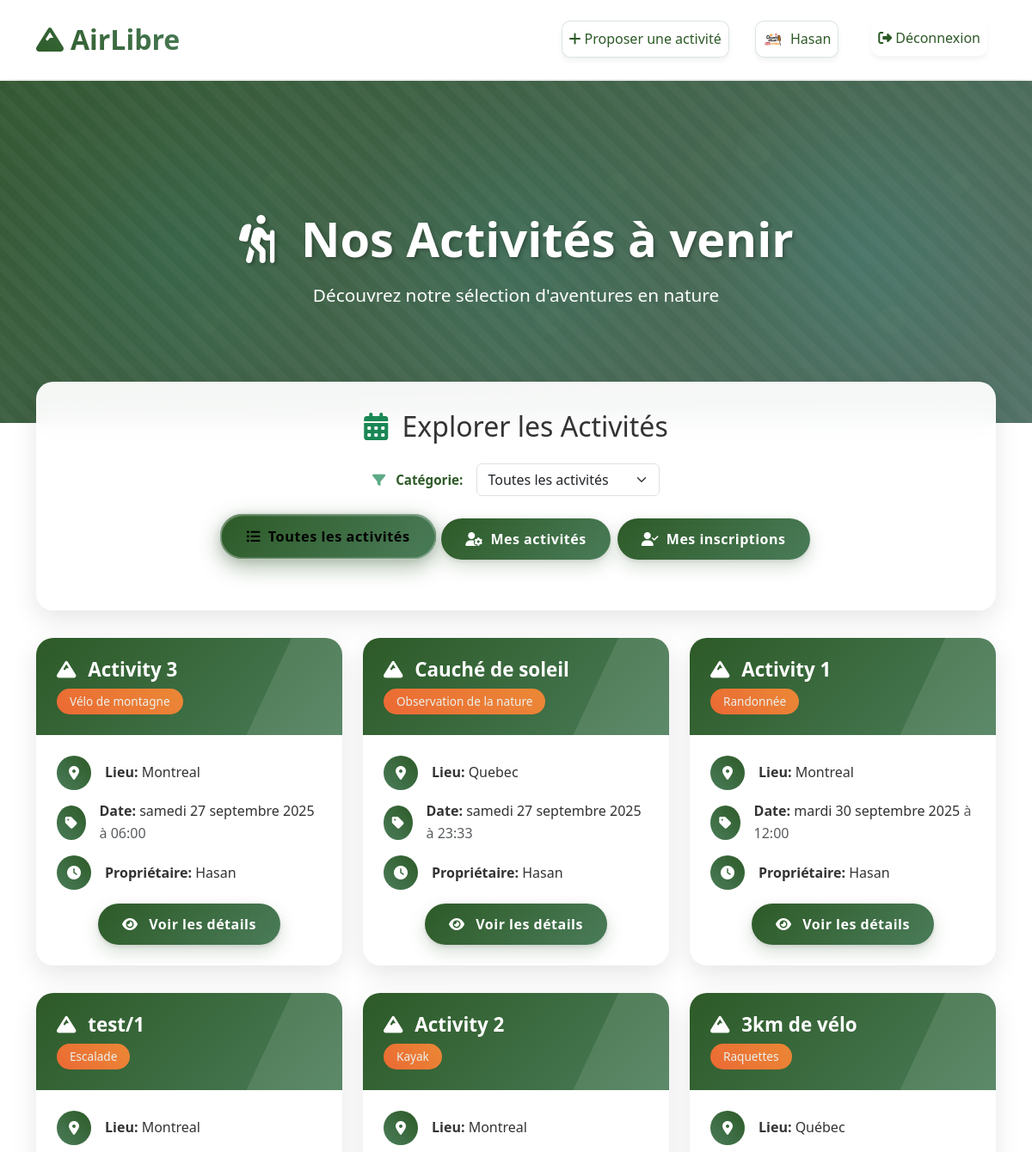
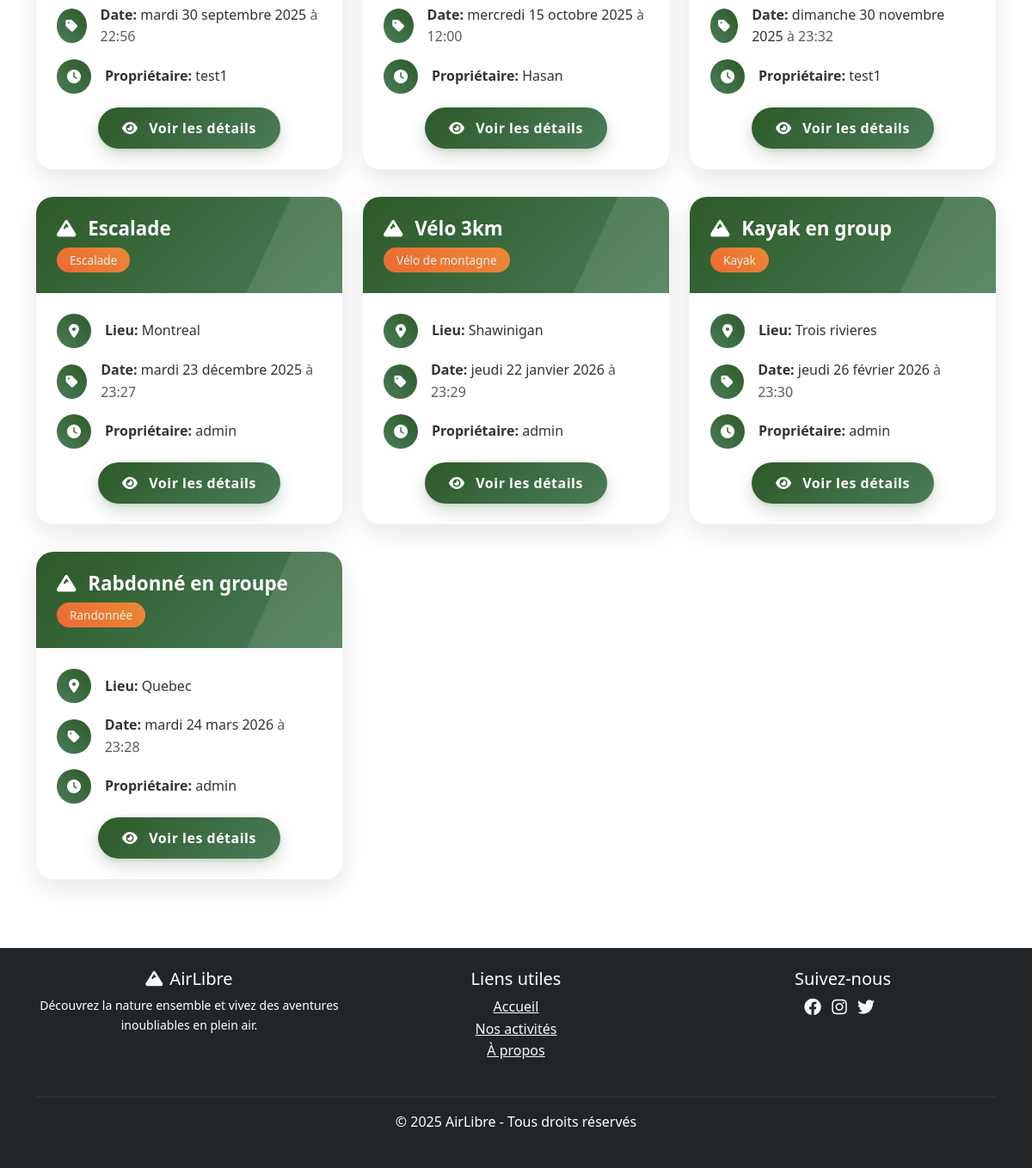
/activities/activity_list/ (signed in), run on the app's committed database (2 pictures, top to bottom).
### activities/models.py (models this page shows, shortened)
class User(AbstractUser):
    avatar = models.ImageField(
        upload_to=avatar_upload_path,
        blank=True,
        null=True,
        help_text="Téléchargez une image pour votre avatar (JPG, PNG, GIF ou WebP - 2MB max)",
        validators=[validate_avatar_extension, validate_avatar_size]
    )
    bio = models.TextField(
        verbose_name="Biographie",
        blank=True,
        null=True,
        help_text="Parlez-nous un peu de vous (optionnel).",
        max_length=500
    )
    class Meta:
        ordering = ['username']
        verbose_name = "Utilisateur"
        verbose_name_plural = "Utilisateurs"

class Activity(models.Model):
    title = models.CharField(
        verbose_name="Titre",
        blank=False,
        null=False,
        max_length=200,  # Ajout de max_length obligatoire pour CharField
       validators=[
              MinLengthValidator(5, "Le titre doit contenir au moins 5 caractères."),
              MaxLengthValidator(200, "Le titre doit contenir au plus 200 caractères.")
       ],
       error_messages={
           'blank': "Le titre ne peut pas être vide.",
       }
    )
    description = models.TextField(
            verbose_name="Description",
            blank=False,
            null=False,
            validators=[
                MinLengthValidator(10, "La description doit contenir au moins 10 caractères.")
            ],
            error_messages={
                'blank': "La description ne peut pas être vide.",
            }
        )
    location_city = models.CharField(
            verbose_name="Ville",
            max_length=100,
            validators=[
                MinLengthValidator(2, "La ville doit contenir au moins 2 caractères."),
            ],
            error_messages={
                'blank': "La ville ne peut pas être vide.",
                'max_length': "La ville ne peut pas dépasser 100 caractères.",
            }
        )
    start_time = models.DateTimeField(
            verbose_name="Date et heure de début",
            error_messages={
                'required': "La date et l'heure de début sont requises.",
            }
        )
    end_time = models.DateTimeField(
            verbose_name="Date et heure de fin",
            error_messages={
                'required': "La date et l'heure de fin sont requises.",
            }
        )
    proposer = models.ForeignKey(
            User,
            on_delete=models.CASCADE,
            related_name='proposed_activities',
            verbose_name="Organisateur",
        )
    attendees = models.ManyToManyField(
            User,
            related_name='attended_activities',
            blank=True,
            verbose_name="Participants",
        )
    category = models.ForeignKey(
            Category,
            related_name='activities',
            verbose_name="Catégorie",
            on_delete=models.SET_NULL,
            null=True,
        )
    document = models.FileField(
            upload_to=document_upload_path,
            blank=True,
            null=True,
            verbose_name="Document joint",
            help_text="Joindre un document à l'activité (PDF, DOC, DOCX, images - 5MB max)",
            validators=[validate_file_extension, validate_file_size]
        )
    class Meta:
        ordering = ['start_time']
        verbose_name = "Activité"
        verbose_name_plural = "Activités"

class Category(models.Model):
    name = models.CharField(
        verbose_name="Nom de la catégorie",
        unique=True,
        max_length=100,
        blank=False,
        null=False,
        error_messages= {
            'unique': "Une catégorie avec ce nom existe déjà.",
            'blank': "Le nom de la catégorie ne peut pas être vide.",
            'max_length': "Le nom de la catégorie ne peut pas dépasser 100 caractères.",
        }
    )
    class Meta:
        ordering = ['name']
        verbose_name = "Catégorie"
        verbose_name_plural = "Catégories"
    def __str__(self):
        return str(self.name)

### activities/views.py (the view, shortened to what this page needs)
# urls.py: path('activity_list/', views.activity_list, name='activity_list'),
def activity_list(request):
    activities = Activity.objects.filter(
        start_time__gte=timezone.now()
    )
    form = ArticleSearchForm(request.GET)
    scoop = request.GET.get('scoop')
    if form.is_valid():
        category = form.cleaned_data.get('category')
        if category and category != 'all':
            activities = activities.filter(category__name=category)
    else:
        error_message = ""
        for field, errors in form.errors.items():
            for error in errors:
                error_message += f"{field}: {error} "
        return render_400_error(request, error_message.strip())
    activities = activities.order_by('start_time')
    context = {
        'activities': activities,
        'form': form,
        'scoop': scoop or 'all',  # Passer le paramètre scoop au template
    }
    return render(request, 'activities/activity_list.html', context)

### activities/froms.py
class ArticleSearchForm(forms.Form):
    option = Category.objects.all().values_list('name', 'name')
    category = forms.ChoiceField(
        choices=[
            ('all', 'Toutes les activités'),
        ] + list(option),
        label="Catégorie",
        required=False,
        widget=forms.Select(attrs={
            'class': 'form-select',
            'onchange': 'this.form.submit()'
        })
    )
    def clean(self):
        cleaned_data = super().clean()
        category = cleaned_data.get('category')
        if category:
            valid_categories = [choice[0] for choice in self.fields['category'].choices]
            if category not in valid_categories:
                raise forms.ValidationError({
                    'category': f'La catégorie "{category}" n\'est pas valide. Veuillez choisir une catégorie dans la liste.'
                })
        return cleaned_data

### activities/templates/activities/activity_list.html (shortened to what this page needs)
{% extends "base.html" %}
{% load static %}
{% block hero %}
<section class="hero-section" role="banner" aria-label="En-tête de la page">
    <div class="container">
        <div class="hero-content text-center">
            <h1 class="hero-title">
                <i class="fas fa-hiking me-3" aria-hidden="true"></i>
                Nos Activités à venir
            </h1>
            <p class="hero-subtitle">
                Découvrez notre sélection d'aventures en nature
            </p>
        </div>
    </div>
</section>
{% endblock %}
{% block content %}
<main id="main-content" tabindex="-1">
    <section class="container page-activity-list" aria-labelledby="explorer-activites">
        <div class="filters-card fade-in-up" aria-labelledby="explorer-activites">
            <h2 id="explorer-activites" class="text-center mb-4">
                <i class="fas fa-calendar-alt me-2 text-success" aria-hidden="true"></i>
                Explorer les Activités
            </h2>
            <div class="row justify-content-center">
                <div class="col-12 col-lg-8 mb-4">
                    <form class="category-filter-form" role="search" aria-label="Filtrer les activités">
                        <div class="row mb-4">
                            <div class="col-12 col-md-6 mx-auto">
                                <div
                                    class="d-flex flex-column flex-sm-row align-items-sm-center justify-content-sm-center gap-3">
                                    <label for="{{ form.category.id_for_label }}"
                                        class="form-label fw-semibold mb-0 text-nowrap">
                                        <i class="fas fa-filter me-2 text-success" aria-hidden="true"></i>
                                        {{ form.category.label }}:
                                    </label>
                                    <div class="flex-grow-1 flex-sm-grow-0">
                                        {{ form.category }}
                                    </div>
                                </div>
                            </div>
                        </div>
                        <div class="row justify-content-center">
                            <div class="col-12">
                                <div
                                    class="d-flex flex-column flex-sm-row gap-2 justify-content-center align-items-stretch align-items-sm-center">
                                    <button type="submit" name="scoop" value="all"
                                        class="btn btn-details {% if scoop == 'all' %}active{% endif %} flex-sm-fill flex-lg-grow-0"
                                        aria-pressed="{% if scoop == 'all' %}true{% else %}false{% endif %}">
                                        <i class="fas fa-list-ul me-1" aria-hidden="true"></i>
                                        <span class="d-none d-sm-inline">Toutes les activités</span>
                                    </button>
                                    {% if user.is_authenticated %}
                                    <button type="submit" name="scoop" value="mine"
                                        class="btn btn-details {% if scoop == 'mine' %}active{% endif %} flex-sm-fill flex-lg-grow-0"
                                        aria-pressed="{% if scoop == 'mine' %}true{% else %}false{% endif %}">
                                        <i class="fas fa-user-cog me-1" aria-hidden="true"></i>
                                        <span class="d-none d-sm-inline">Mes activités</span>
                                    </button>
                                    <button type="submit" name="scoop" value="inscrit"
                                        class="btn btn-details {% if scoop == 'inscrit' %}active{% endif %} flex-sm-fill flex-lg-grow-0"
                                        aria-pressed="{% if scoop == 'inscrit' %}true{% else %}false{% endif %}">
                                        <i class="fas fa-user-check me-1" aria-hidden="true"></i>
                                        <span class="d-none d-sm-inline">Mes inscriptions</span>
                                    </button>
                                    {% endif %}
                                </div>
                            </div>
                        </div>
                    </form>
                </div>
            </div>
        </div>
        <div class="row" aria-live="polite">
            {% if activities %}
            {% for activity in activities %}
            <div class="col-lg-4 col-md-6">
                <article class="activity-card fade-in-up" aria-labelledby="activity-title-{{ activity.id }}">
                    <header class="card-header">
                        <h3 class="activity-title" id="activity-title-{{ activity.id }}">
                            <i class="fas fa-mountain me-2" aria-hidden="true"></i>
                            {{ activity.title }}
                        </h3>
                        <div class="activity-meta">
                            <span class="badge badge-primary" aria-label="Catégorie">{{ activity.category }}</span>
                        </div>
                    </header>
                    <div class="card-body">
                        <div class="info-item">
                            <div class="info-icon">
                                <i class="fas fa-map-marker-alt" aria-hidden="true"></i>
                            </div>
                            <div>
                                <strong>Lieu:</strong> <span aria-label="Ville">{{ activity.location_city }}</span>
                            </div>
                        </div>
                        <div class="info-item">
                            <div class="info-icon">
                                <i class="fas fa-tag" aria-hidden="true"></i>
                            </div>
                            <div>
                                <strong>Date:</strong>
                                <time datetime="{{ activity.start_time|date:'c' }}">
                                    {{ activity.start_time|date:"l j F Y" }}
                                </time>
                                <span class="text-muted">
                                    à {{ activity.start_time|date:"H:i" }}
                                </span>
                            </div>
                        </div>
                        <div class="info-item">
                            <div class="info-icon">
                                <i class="fas fa-clock" aria-hidden="true"></i>
                            </div>
                            <div>
                                <strong>Propriétaire:</strong> <span aria-label="Organisateur">
                                    {{ activity.proposer.username }}</span>
                            </div>
                        </div>
                        <div class="text-center mt-3">
                            <a href="{% url 'activity_detail' activity.id %}" class="btn btn-details"
                                aria-label="Voir les détails de {{ activity.title }}">
                                <i class="fas fa-eye me-2" aria-hidden="true"></i>
                                Voir les détails
                            </a>
                        </div>
                    </div>
                </article>
            </div>
            {% endfor %}
            {% endif %}
        </div>
    </section>
</main>
{% endblock %}

### activities/templates/partials/_navbar.html (shortened to what this page needs)
<nav class="navbar navbar-expand-lg" role="navigation" aria-label="Navigation principale" id="navigation">
    <div class="container">
        <a class="navbar-brand" href="/" aria-label="AirLibre - Retour à l'accueil">
            <i class="fas fa-mountain me-2" aria-hidden="true"></i>AirLibre
        </a>
        <div class="collapse navbar-collapse" id="navbarNav">
            <ul class="navbar-nav ms-auto" role="menubar">
                {% if user.is_authenticated %}
                <li class="nav-item">
                    <a class="nav-link" href="{% url 'add_activity' %}" role="menuitem"
                        aria-label="Proposer une nouvelle activité">
                        <i class="fas fa-plus me-1" aria-hidden="true"></i>Proposer une activité
                    </a>
                </li>
                <li class="nav-item d-flex align-items-center me-2" role="none">
                    <a href="{% url 'profile' %}" class="nav-link" role="menuitem"
                        aria-label="Accéder à mon profil utilisateur">
                        {% if user.avatar %}
                            <img src="{{ user.avatar.url }}" alt="Avatar de {{ user.username }}" class="rounded-circle me-1" width="24" height="24">
                        {% else %}
                            <i class="fas fa-user-circle me-1" aria-hidden="true"></i>
                        {% endif %}
                        {{ user.username }}
                    </a>
                </li>
                <li class="nav-item" role="none">
                    <form method="post" action="{% url 'logout' %}" class="d-inline">
                        <button type="submit" class="nav-link border-0 bg-transparent" role="menuitem"
                            aria-label="Se déconnecter de mon compte">
                            <i class="fas fa-sign-out-alt me-1" aria-hidden="true"></i>Déconnexion
                        </button>
                    </form>
                </li>
                {% endif %}
            </ul>
        </div>
    </div>
</nav>

### data on the page
User: avatar (picture), username "Hasan"
Activity: title "Activity 3", category "Vélo de montagne", location_city "Montreal", start_time "samedi 27 septembre 2025", start_time "06:00", proposer.username "Hasan"
Activity: title "Cauché de soleil", category "Observation de la nature", location_city "Quebec", start_time "samedi 27 septembre 2025", start_time "23:33", proposer.username "Hasan"
Activity: title "Activity 1", category "Randonnée", location_city "Montreal", start_time "mardi 30 septembre 2025", start_time "12:00", proposer.username "Hasan"
Activity: title "test/1", category "Escalade", location_city "Montreal", start_time "mardi 30 septembre 2025", start_time "22:56", proposer.username "test1"
Activity: title "Activity 2", category "Kayak", location_city "Montreal", start_time "mercredi 15 octobre 2025", start_time "12:00", proposer.username "Hasan"
Activity: title "3km de vélo", category "Raquettes", location_city "Québec", start_time "dimanche 30 novembre 2025", start_time "23:32", proposer.username "test1"
Activity: title "Escalade", category "Escalade", location_city "Montreal", start_time "mardi 23 décembre 2025", start_time "23:27", proposer.username "admin"
Activity: title "Vélo 3km", category "Vélo de montagne", location_city "Shawinigan", start_time "jeudi 22 janvier 2026", start_time "23:29", proposer.username "admin"
Activity: title "Kayak en group", category "Kayak", location_city "Trois rivieres", start_time "jeudi 26 février 2026", start_time "23:30", proposer.username "admin"
Activity: title "Rabdonné en groupe", category "Randonnée", location_city "Quebec", start_time "mardi 24 mars 2026", start_time "23:28", proposer.username "admin"
